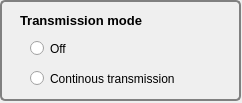
<?xml version="1.0" encoding="UTF-8"?>
<ui version="4.0">
 <class>Form</class>
 <widget class="QWidget" name="Form">
  <property name="geometry">
   <rect>
    <x>0</x>
    <y>0</y>
    <width>242</width>
    <height>103</height>
   </rect>
  </property>
  <property name="windowTitle">
   <string>Transmission Mode</string>
  </property>
  <widget class="QGroupBox" name="groupBox">
   <property name="geometry">
    <rect>
     <x>0</x>
     <y>0</y>
     <width>241</width>
     <height>101</height>
    </rect>
   </property>
   <property name="font">
    <font>
     <pointsize>12</pointsize>
    </font>
   </property>
   <property name="styleSheet">
    <string notr="true">QGroupBox {
     background-color: qlineargradient(x1: 0, y1: 0, x2: 0, y2: 1,
                                       stop: 0 #E0E0E0, stop: 1 #FFFFFF);
     border: 2px solid gray;
     border-radius: 5px;
     margin-top: 1ex; /* leave space at the top for the title */
 }

 QGroupBox::title {
     subcontrol-origin: margin;
     subcontrol-position: top left; /* position at the top center */
     padding: 0 3px;
     }</string>
   </property>
   <property name="title">
    <string/>
   </property>
   <widget class="QRadioButton" name="rbOff">
    <property name="geometry">
     <rect>
      <x>30</x>
      <y>40</y>
      <width>82</width>
      <height>17</height>
     </rect>
    </property>
    <property name="text">
     <string>Off</string>
    </property>
   </widget>
   <widget class="QRadioButton" name="rbCt">
    <property name="geometry">
     <rect>
      <x>30</x>
      <y>70</y>
      <width>201</width>
      <height>17</height>
     </rect>
    </property>
    <property name="text">
     <string>Continous transmission</string>
    </property>
   </widget>
   <widget class="QLabel" name="label">
    <property name="geometry">
     <rect>
      <x>20</x>
      <y>10</y>
      <width>131</width>
      <height>21</height>
     </rect>
    </property>
    <property name="font">
     <font>
      <pointsize>10</pointsize>
      <weight>75</weight>
      <bold>true</bold>
     </font>
    </property>
    <property name="text">
     <string>Transmission mode</string>
    </property>
   </widget>
  </widget>
 </widget>
 <resources/>
 <connections/>
</ui>
